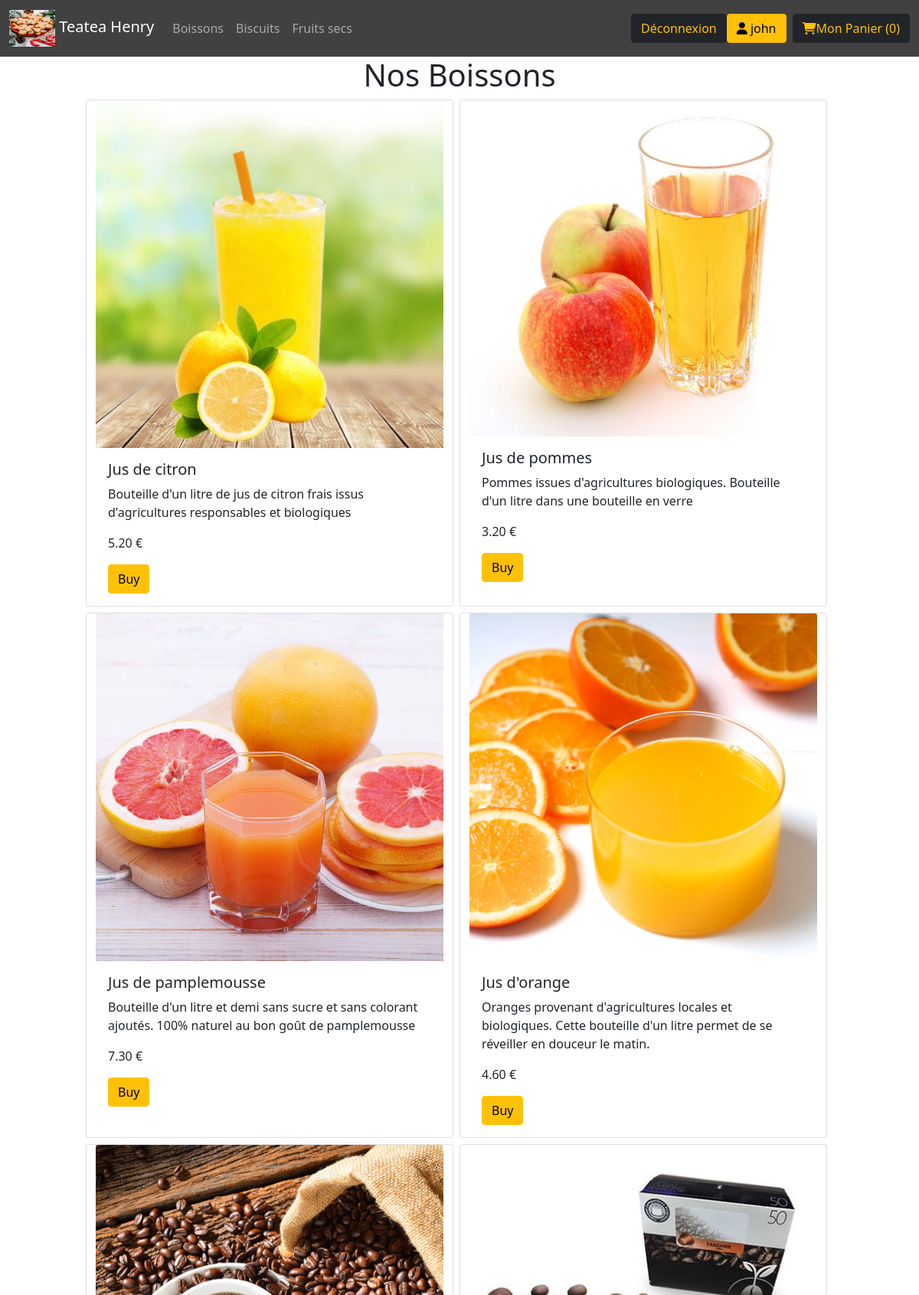
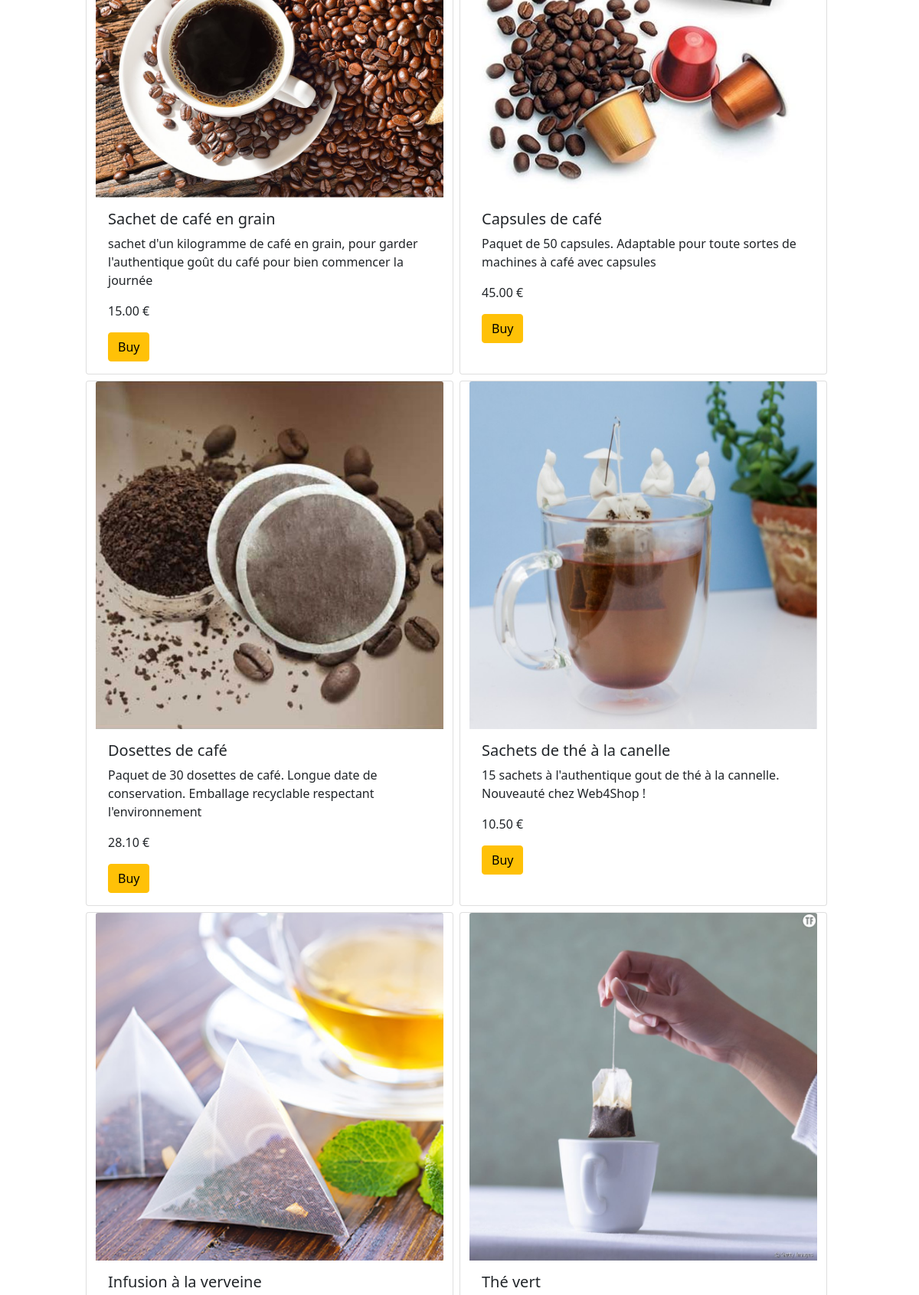
The page /index.php?action=1 (signed in, upper part) on the database its author committed (2 pictures, top to bottom).
### tables this page shows
CREATE TABLE `categories` (
  `id` tinyint(4) NOT NULL,
  `name` varchar(100) NOT NULL,
  `image` varchar(50) NOT NULL
);

CREATE TABLE `products` (
  `id` int(11) NOT NULL,
  `cat_id` tinyint(4) NOT NULL,
  `name` varchar(150) NOT NULL,
  `description` text NOT NULL,
  `image` varchar(30) NOT NULL,
  `price` decimal(5,2) NOT NULL,
  `stock` int(3) NOT NULL
);

### Controller/controller.php (called while the page is built, shortened)
<?php
require_once './Model/DialogueBD.php';
function categorie($id)
{
    try {
        $undlg = new DialogueBD();
        $categories = $undlg->getCategories();
        $products = $undlg->getProductsCat($id);
        $name = $undlg->getNomCat($id);
        require_once './View/listeProductCategView.php';
    } catch (Exception $e) {
        $erreur = $e->getMessage();
    }
}

### Model/DialogueBD.php (called while the page is built, shortened)
<?php
class DialogueBD
{
    public function getCategories()
    {
        try {
            $conn = Connexion::getConnexion();
            $sql = "SELECT * FROM categories";
            $sth = $conn->prepare($sql);
            $sth->execute();
            $cat = $sth->fetchAll(PDO::FETCH_ASSOC);
            return $cat;
        } catch (PDOException $e) {
            $erreur = $e->getMessage();
        }
    }
    public function getNomCat($id)
    {
        try {
            $conn = Connexion::getConnexion();
            $sql = "SELECT name FROM categories WHERE id = ?";
            $sth = $conn->prepare($sql);
            $sth->execute(array($id));
            $name = $sth->fetchAll(PDO::FETCH_ASSOC);
            return $name;
        } catch (PDOException $e) {
            $erreur = $e->getMessage();
        }
    }
    public function getProductsCat($id)
    {
        try {
            $conn = Connexion::getConnexion();
            $sql = "SELECT * FROM products where cat_id = ?";
            $sth = $conn->prepare($sql);
            $sth->execute(array($id));
            $produits = $sth->fetchAll(PDO::FETCH_ASSOC);
            return $produits;
        } catch (PDOException $e) {
            $erreur = $e->getMessage();
        }
    }
}

### View/listeProductCategView.php (the view, shortened to what this page needs)
<nav class="navbar navbar-expand-lg navbar-dark" style="background-color: #414141;">
    <div class="container-fluid">
        <a class="navbar-brand" href="./index.php">
            <img src="./productimages/biscuitNoel.png" alt="" width="60" height="48" class="d-inline-block">
            Teatea Henry
        </a>
        <div class="collapse navbar-collapse" id="navbarNav">
            <ul class="navbar-nav me-auto">
                <?php
                foreach ($categories as $cat) {
                    echo '
                        <li class="nav-item">
                            <a class="nav-link" href="index.php?action=' . $cat['id'] . '">' . $cat['name'] . '</a>
                        </li>';
                }
                ?>
            </ul>
            <?php
            if (isset($_SESSION['NAME'])) {
                echo '
                    <a class="btn btn-dark text-warning " href="index.php?action=deconnexion">Déconnexion</a>
                    <div class="me-2">
                        <button class="btn btn-warning" type="button" id="dropdownUser" data-bs-toggle="dropdown" aria-expanded="false">
                            <i class="fas fa-user"></i>
                                ' . $_SESSION['NAME'] . '
                        </button>
                    </div>';
            } else echo '<a class="btn btn-warning me-2" href="index.php?action=connexionPage" role="button"><i class="fas fa-user"></i> Connexion</a>';
            ?>
            <a class="btn btn-dark text-warning" href="index.php?action=afficherPanier" role="button"><i class="fas fa-shopping-cart"></i>Mon Panier (<?php
                                                                                                                                                        if (isset($_SESSION['NB_PANIER']))
                                                                                                                                                            echo $_SESSION['NB_PANIER'];
                                                                                                                                                        else echo '0'
                                                                                                                                                        ?>)</a>
        </div>
    </div>
</nav>
<div class="text-center">
    <?php
    echo "<h1> Nos " . $name[0]['name'] . "</h1>";
    ?>
</div>
<div class="container">
    <div class="row justify-content-md-center">
        <?php
        $i = 0;
        foreach ($products as $p) {
            echo '<div class="card col-md-auto me-2 mb-2" style="width: 30rem;">
                <img src="./productimages/' . $p['image'] . '" class="card-img-top" alt="...">
                <div class="card-body">
                    <h5 class="card-title">' . $p['name'] . '</h5>
                    <p class="card-text">' . $p['description'] . '</p>
                    <p class="card-text">' . $p['price'] . ' €</p>
                    <button type="button" class="btn btn-warning" data-bs-toggle="modal" data-bs-target="#static' . $i . '">
                        Buy
                    </button>
                </div>
            </div>
            <div class="modal fade" id="static' . $i . '" data-bs-backdrop="static" data-bs-keyboard="false" tabindex="-1" aria-labelledby="' . $i . 'Label" aria-hidden="true">
                <div class="modal-dialog modal-dialog-centered">
                    <div class="modal-content">
                        <div class="modal-header">
                            <h5 class="modal-title" id="' . $i . 'Label">' . $p['name'] . '</h5>
                            <button type="button" class="btn-close" data-bs-dismiss="modal" aria-label="Close"></button>
                        </div>
                        <div class="modal-body">
                            <form action="index.php?action=AjoutPanier&id=' . $p['id'] . '" method="post">
                                <label for="Quantity"> Veuillez selectionner un quantité : </label>
                                <input type="number" id="Quantity" name="Quantity" min="1" max="100" required>
                        </div>
                        <div class="modal-footer">
                                <button type="button" class="btn btn-dark text-warning" data-bs-dismiss="modal">Annuler</button>
                                <input type="submit" class="btn btn-warning" value="Confirmer">
                            </form>
                        </div>
                    </div>
                </div>
            </div>';
            $i++;
        }
        ?>
    </div>
</div>
<?php
require_once 'template.php';
?>

### rows shown on the page
categories: name "Boissons"
categories: name "Biscuits"
categories: name "Fruits secs"
products: image (picture), name "Jus de citron", description "Bouteille d'un litre de jus de citron frais issus d'agricultures responsables et biologiques", price "5.20"
products: image (picture), name "Jus de pommes", description "Pommes issues d'agricultures biologiques. Bouteille d'un litre dans une bouteille en verre", price "3.20"
products: image (picture), name "Jus de pamplemousse", description "Bouteille d'un litre et demi sans sucre et sans colorant ajoutés. 100% naturel au bon goût de pamplemousse", price "7.30"
products: image (picture), name "Jus d'orange", description "Oranges provenant d'agricultures locales et biologiques. Cette bouteille d'un litre permet de se réveiller en douceur le matin.", price "4.60"
products: image (picture), name "Sachet de café en grain", description "sachet d'un kilogramme de café en grain, pour garder l'authentique goût du café pour bien commencer la journée", price "15.00"
products: image (picture), name "Capsules de café", description "Paquet de 50 capsules. Adaptable pour toute sortes de machines à café avec capsules", price "45.00"
products: image (picture), name "Dosettes de café", description "Paquet de 30 dosettes de café. Longue date de conservation. Emballage recyclable respectant l'environnement", price "28.10"
products: image (picture), name "Sachets de thé à la canelle", description "15 sachets à l'authentique gout de thé à la cannelle. Nouveauté chez Web4Shop !", price "10.50"
products: image (picture), name "Infusion à la verveine"
products: image (picture), name "Thé vert"

### other values the page prints
$_SESSION['NAME'] "john"
